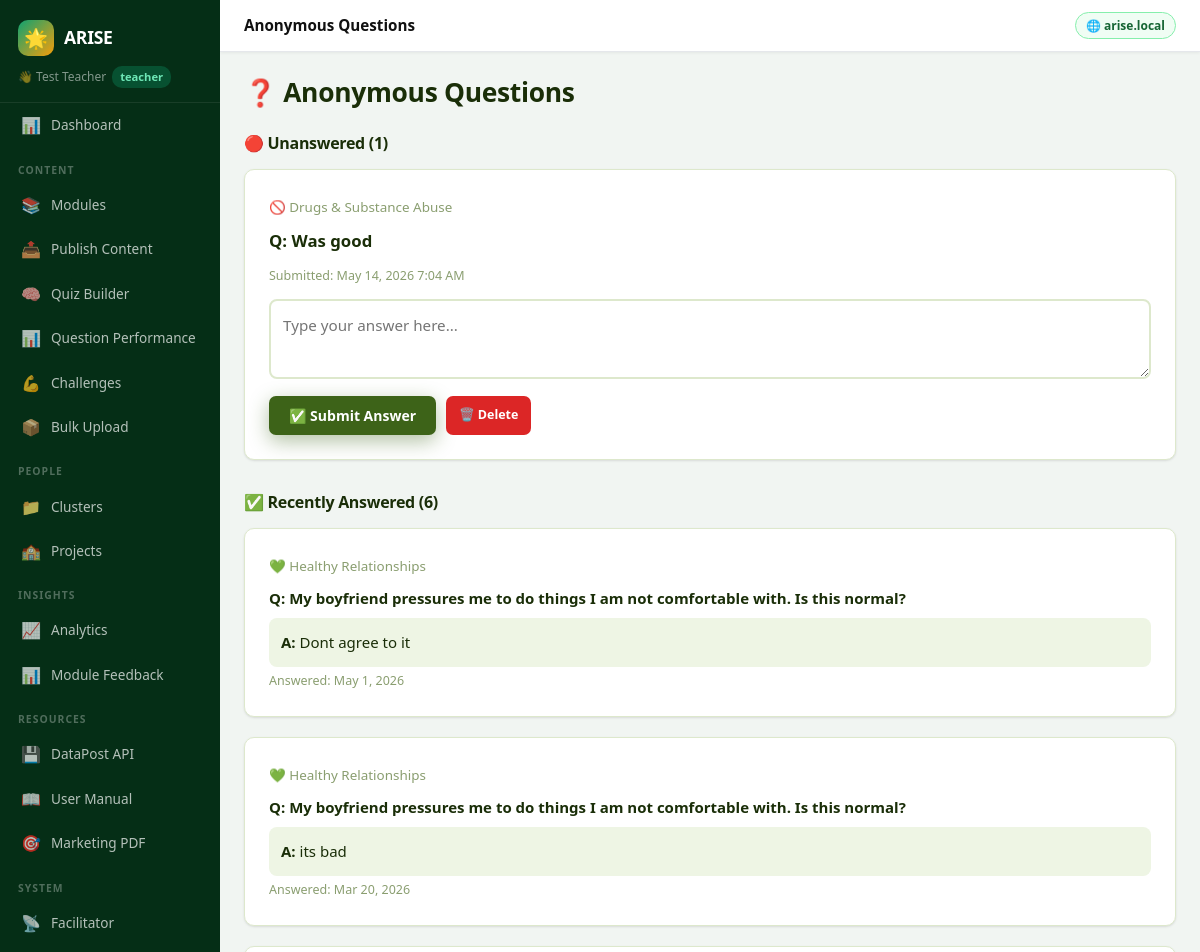
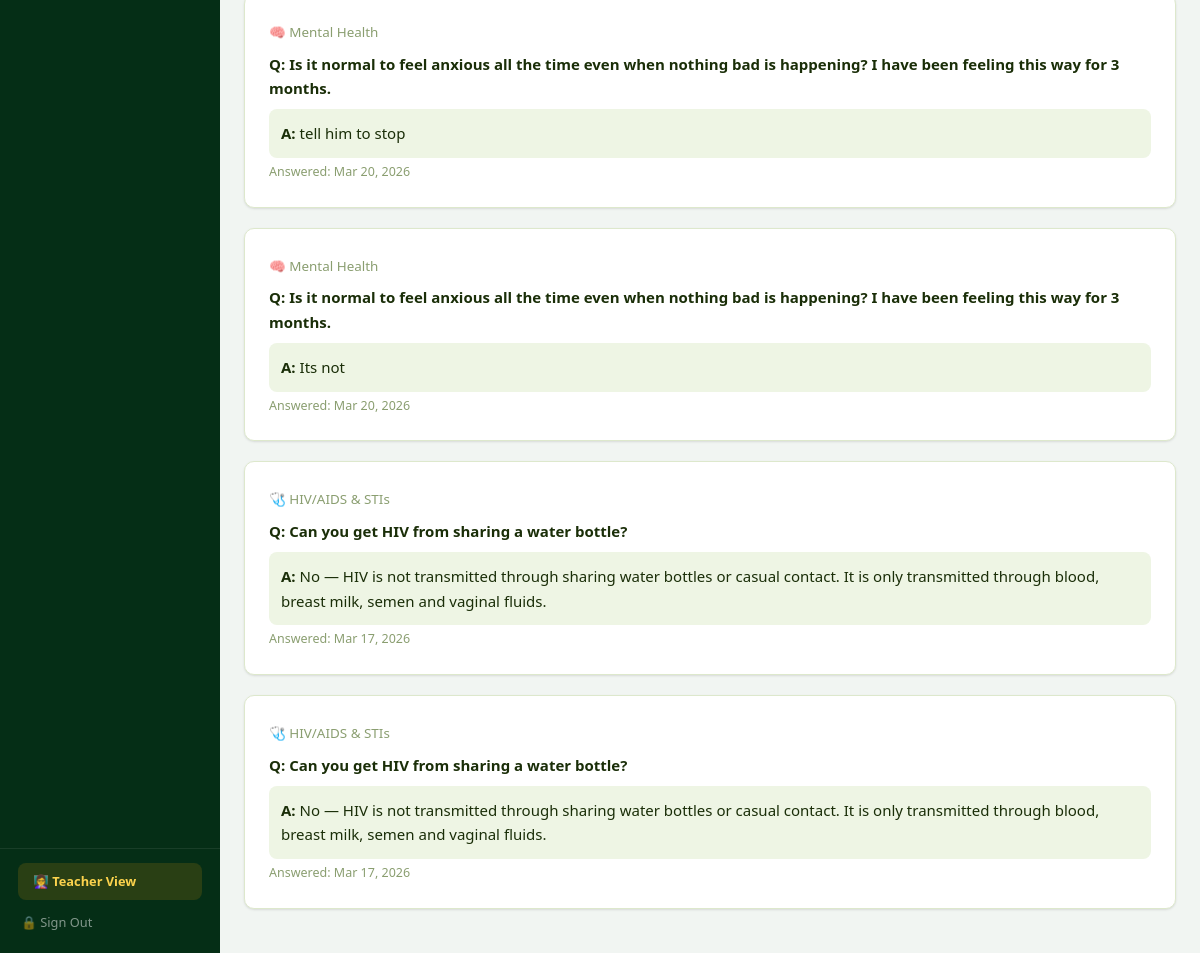
Screenshot of /admin/dashboard?p=questions (signed in) with the database file from the repository (2 pictures, top to bottom).
### tables this page shows
CREATE TABLE anonymous_questions (
    id INTEGER PRIMARY KEY AUTOINCREMENT,
    question TEXT NOT NULL,
    module_id INTEGER,
    is_answered INTEGER DEFAULT 0,
    answer TEXT,
    answered_by INTEGER,
    submitted_at DATETIME DEFAULT CURRENT_TIMESTAMP,
    answered_at DATETIME
, created_at DATETIME DEFAULT CURRENT_TIMESTAMP, notified INTEGER DEFAULT 0);

CREATE TABLE modules (
    id INTEGER PRIMARY KEY AUTOINCREMENT,
    title TEXT NOT NULL,
    slug TEXT UNIQUE NOT NULL,
    description TEXT,
    icon TEXT DEFAULT '📚',
    sort_order INTEGER DEFAULT 0,
    is_active INTEGER DEFAULT 1,
    created_by INTEGER,
    created_at DATETIME DEFAULT CURRENT_TIMESTAMP
, thumbnail TEXT, content_warning TEXT, school_id TEXT, require_pretest INTEGER DEFAULT 1, require_posttest INTEGER DEFAULT 1);

### includes/config.php (called while the page is built, shortened)
<?php
function db(): SQLite3 {
    static $db = null;
    if ($db === null) {
        $db = new SQLite3(DB_PATH);
        $db->enableExceptions(true);
        $db->exec('PRAGMA journal_mode=WAL');
        $db->exec('PRAGMA foreign_keys=ON');
    }
    return $db;
}
function e(string $str): string {
    return htmlspecialchars($str, ENT_QUOTES, 'UTF-8');
}

### admin/pages/admin_questions.php (the view, shortened to what this page needs)
<?php
$unanswered = db()->query("SELECT aq.*, m.title AS module_title, m.icon FROM anonymous_questions aq LEFT JOIN modules m ON aq.module_id = m.id WHERE aq.is_answered = 0 ORDER BY aq.submitted_at DESC");
$unansweredList = [];
while ($row = $unanswered->fetchArray(SQLITE3_ASSOC)) { $unansweredList[] = $row; }
$answered = db()->query("SELECT aq.*, m.title AS module_title, m.icon FROM anonymous_questions aq LEFT JOIN modules m ON aq.module_id = m.id WHERE aq.is_answered = 1 ORDER BY aq.answered_at DESC LIMIT 20");
$answeredList = [];
while ($row = $answered->fetchArray(SQLITE3_ASSOC)) { $answeredList[] = $row; }
?>
<h1 class="page-title">❓ Anonymous Questions</h1>
<h2 class="section-title">🔴 Unanswered (<?= count($unansweredList) ?>)</h2>
<?php foreach ($unansweredList as $q): ?>
<div class="dp-card">
    <?php if ($q['module_title']): ?>
        <span class="text-small text-muted"><?= $q['icon'] ?> <?= e($q['module_title']) ?></span>
    <?php endif; ?>
    <p style="font-weight:600; margin:8px 0; font-size:1.05rem;">Q: <?= e($q['question']) ?></p>
    <small class="text-muted">Submitted: <?= date('M j, Y g:i A', strtotime($q['submitted_at'])) ?></small>
    <form method="POST" style="margin-top:12px;">
        <textarea name="answer" placeholder="Type your answer here..." required
            style="width:100%; min-height:80px; padding:12px; border:2px solid var(--border); border-radius:8px; font-size:0.95rem; font-family:inherit;"></textarea>
        <div style="display:flex; gap:10px; margin-top:10px;">
            <button type="submit" class="btn btn-primary">✅ Submit Answer</button>
            <a href="?p=questions&delete=<?= $q['id'] ?>" class="btn btn-danger btn-sm" onclick="return confirm('Delete this question?')">🗑️ Delete</a>
        </div>
    </form>
</div>
<?php endforeach; ?>
<h2 class="section-title mt-3">✅ Recently Answered (<?= count($answeredList) ?>)</h2>
<?php foreach ($answeredList as $q): ?>
<div class="dp-card">
    <?php if ($q['module_title']): ?>
        <span class="text-small text-muted"><?= $q['icon'] ?> <?= e($q['module_title']) ?></span>
    <?php endif; ?>
    <p style="font-weight:600; margin:8px 0;">Q: <?= e($q['question']) ?></p>
    <div style="background:var(--light); padding:12px; border-radius:8px; border-left:3px solid var(--success);">
        <strong>A:</strong> <?= nl2br(e($q['answer'])) ?>
    </div>
    <small class="text-muted">Answered: <?= date('M j, Y', strtotime($q['answered_at'])) ?></small>
</div>
<?php endforeach; ?>

### public/css/style.css (style rules this page uses)
:root { --green: #3D6318; --green-dark: #2D4A12; --green-deeper:#1E3209; --green-mid: #4F7E20; --green-light: #D4EDAA; --green-pale: #F0F8E8; --orange: #FF9700; --orange-dark: #E07800; --orange-deeper:#B86200; --orange-light: #FFE4A3; --orange-pale: #FFF7E6; --blue: #1D4ED8; --blue-light: #DBEAFE; --blue-pale: #EFF6FF; --purple: #7C3AED; --purple-light:#EDE9FE; --purple-pale: #F5F3FF; --ok: #3D6318; --ok-l: #D4EDAA; --err: #DC2626; --err-l: #FEE2E2; --warn: #FF9700; --warn-l: #FFE4A3; --info: #1D4ED8; --info-l: #DBEAFE; --dark: #1A2E08; --dark-2: #2D4A12; --mid: #4A6428; --muted: #8A9E70; --border: #DDE8CC; --bg: #F7FAF2; --white: #FFFFFF; --light: #EEF5E4; --shadow: 0 1px 3px rgba(0,0,0,.07), 0 1px 2px rgba(0,0,0,.05); --shadow-md: 0 4px 16px rgba(61,99,24,.14), 0 2px 8px rgba(0,0,0,.06); --shadow-lg: 0 10px 40px rgba(61,99,24,.18), 0 4px 12px rgba(0,0,0,.08); --shadow-g: 0 6px 20px rgba(61,99,24,.4); --shadow-o: 0 6px 20px rgba(255,151,0,.4); --r: 10px; --r-sm: 7px; --r-lg: 18px; --r-full: 9999px; --t: all .18s cubic-bezier(.4,0,.2,1); }
*,*::before,*::after { margin:0;padding:0;box-sizing:border-box; }
html { scroll-behavior:smooth; }
body { font-family:'Segoe UI',system-ui,-apple-system,sans-serif;background:linear-gradient(135deg,#0D5E3D 0%,#1E8055 35%,#FF9700 100%);background-attachment:fixed;color:var(--dark);font-size:15px;line-height:1.65;-webkit-font-smoothing:antialiased;min-height:100vh;overflow-y:scroll; }
h1,h2,h3,h4,h5 { font-family:'Segoe UI',system-ui,-apple-system,sans-serif;font-weight:700;letter-spacing:-.3px;line-height:1.25; }
a { color:var(--green);text-decoration:none;transition:var(--t); }
.page-title { font-size:1.65rem;font-weight:800;margin-bottom:24px;color:var(--dark); }
.section-title { font-size:1rem;font-weight:700;margin-bottom:16px;color:var(--dark); }
.dp-card { background:#fff;border-radius:var(--r);padding:24px;box-shadow:var(--shadow);border:1px solid var(--border);margin-bottom:20px;transition:box-shadow .2s; }
.btn { display:inline-flex;align-items:center;justify-content:center;gap:6px;padding:10px 20px;border-radius:var(--r-sm);font-family:inherit;font-weight:700;font-size:.875rem;border:none;cursor:pointer;transition:var(--t);white-space:nowrap; }
.btn-primary { background:var(--green);color:#fff;box-shadow:var(--shadow-g); }
.btn-danger { background:#DC2626;color:#fff; }
.btn-sm { padding:6px 13px;font-size:.78rem; }
input[type=text],input[type=number],input[type=email],input[type=password],input[type=file],select,textarea { width:100%;padding:10px 14px;border:1.5px solid var(--border);border-radius:var(--r-sm);font-size:.9rem;font-family:inherit;background:#fff;color:var(--dark);transition:var(--t); }
textarea { resize:vertical;line-height:1.6; }
.text-muted { color:var(--muted); }
.text-small { font-size:.84rem; }
.mt-3 { margin-top:32px }
.dp-card,.module-card,.feature-card { animation:fadeUp .15s ease both; }

### admin/index.php (style rules this page uses)
* { box-sizing:border-box;margin:0;padding:0; }
body { background:#f1f5f2;font-family:'Segoe UI',sans-serif;display:flex;min-height:100vh; }

### rows the page displays
anonymous_questions: module.icon "🚫", module.title "Drugs & Substance Abuse", question "Was good", submitted_at "May 14, 2026 7:04 AM"
anonymous_questions: module.icon "💚", module.title "Healthy Relationships", question "My boyfriend pressures me to do things I am not comfortable with. Is this normal?", answer "Dont agree to it", answered_at "May 1, 2026"
anonymous_questions: module.icon "💚", module.title "Healthy Relationships", question "My boyfriend pressures me to do things I am not comfortable with. Is this normal?", answer "its bad", answered_at "Mar 20, 2026"
anonymous_questions: module.icon "🧠", module.title "Mental Health", question "Is it normal to feel anxious all the time even when nothing bad is happening? I have been feeling this way for 3 months.", answer "tell him to stop", answered_at "Mar 20, 2026"
anonymous_questions: module.icon "🧠", module.title "Mental Health", question "Is it normal to feel anxious all the time even when nothing bad is happening? I have been feeling this way for 3 months.", answer "Its not", answered_at "Mar 20, 2026"
anonymous_questions: module.icon "🩺", module.title "HIV/AIDS & STIs", question "Can you get HIV from sharing a water bottle?", answer "No — HIV is not transmitted through sharing water bottles or casual contact. It is only transmitted through blood, breast milk, semen and vaginal fluids.", answered_at "Mar 17, 2026"
anonymous_questions: module.icon "🩺", module.title "HIV/AIDS & STIs", question "Can you get HIV from sharing a water bottle?", answer "No — HIV is not transmitted through sharing water bottles or casual contact. It is only transmitted through blood, breast milk, semen and vaginal fluids.", answered_at "Mar 17, 2026"

### other values shown
$adminName "Test Teacher"
$adminRole ?: 'admin' "teacher"
$n['icon'] "📊"
$n['label'] "Dashboard"
$groupLabel "CONTENT"
$n['icon'] "📚"
$n['label'] "Modules"
$n['icon'] "📤"
$n['label'] "Publish Content"
$n['icon'] "🧠"
$n['label'] "Quiz Builder"
$n['label'] "Question Performance"
$n['icon'] "💪"
$n['label'] "Challenges"
$n['icon'] "📦"
